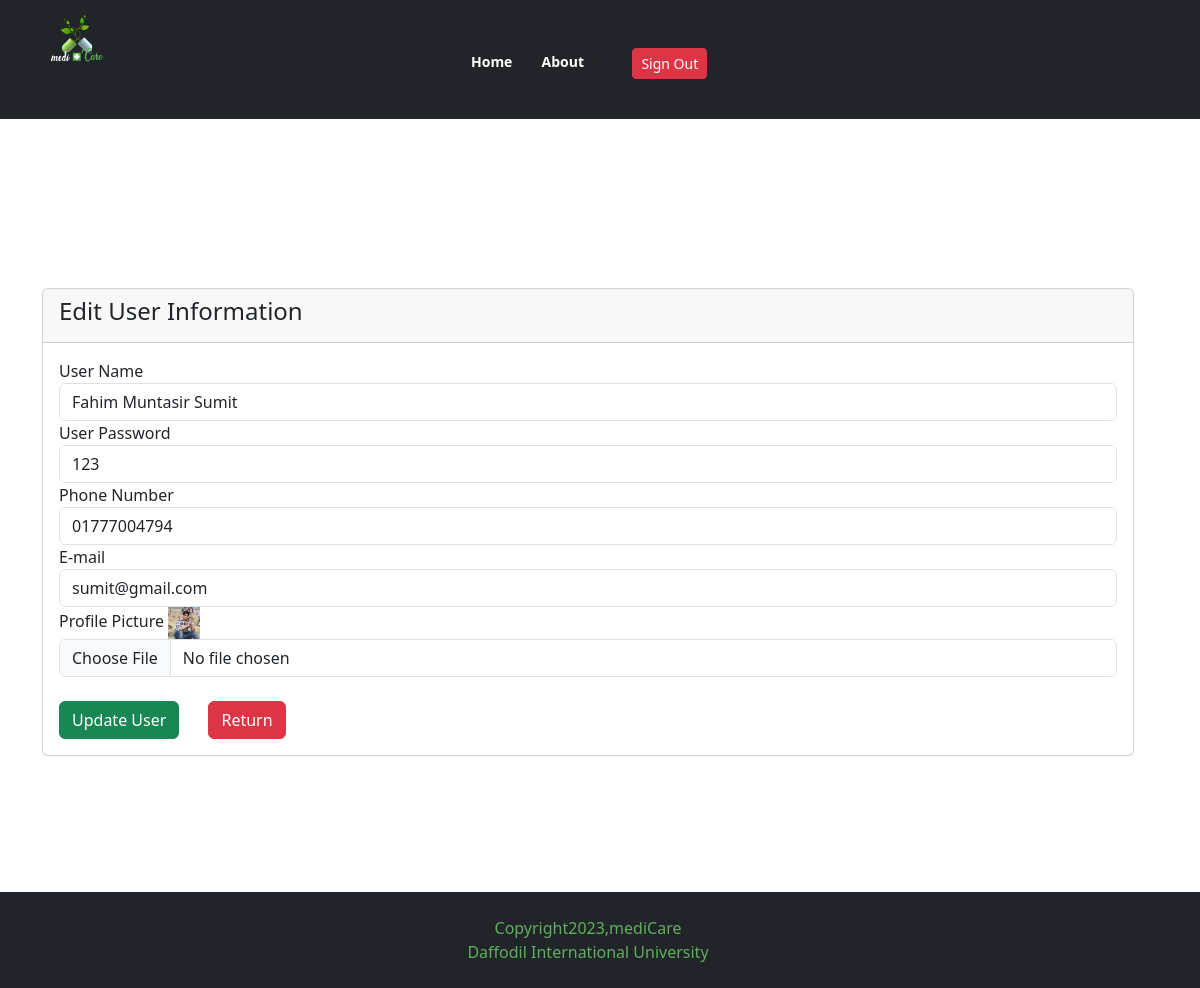
/admin_uedit.php?id=1 (signed in), run on the app's committed database.
### tables this page shows
CREATE TABLE `user` (
  `id` int(100) NOT NULL,
  `uname` varchar(100) NOT NULL,
  `upass` varchar(100) NOT NULL,
  `unumber` varchar(100) NOT NULL,
  `uemail` varchar(100) NOT NULL,
  `uimg` varchar(200) NOT NULL
);

### admin_uedit.php (the view, shortened to what this page needs)
<?php
include "connection.php";
 ?>
<!DOCTYPE html>
<html lang="en" dir="ltr">
  <head>
    <link rel="stylesheet" href="style.css">
    <link href="https://cdn.jsdelivr.net/npm/bootstrap@5.3.0-alpha3/dist/css/bootstrap.min.css" rel="stylesheet">
  </head>
  <body>
      <header class="header-section bg-dark">
        <div class="container">
          <div class="row">
            <div class="col-md-4">
              <div class="logo">
                  <img width="20%" src="img/medicare.png" alt="">
              </div>
            </div>
            <div class="col-md-8">
              <div class="nav mt-4">
                <ul  style="z-index: 4;" >
                  <li><a style="text-decoration: none;" href="admin_profile.php"> Home</a></li>
                  <li><a style="text-decoration: none;" href="admin_about.php"> About</a></li>
                  <<li><a style="padding: 10px; background: rgba(0,0,0,0); color: white; text-decoration: none;" href="admin_signout.php"><button type="button" class="btn btn-danger btn-sm">Sign Out</button></a></li>
                </ul>
              </div>
            </div>
          </div>
        </div>
      </header>
  <br><br><br><br>
  <br><br><br><br>
  <br><br><br><br>
  <div class="container">
        <div class="row">
          <div class="col-md-12">
            <div class="card">
              <div class="card-header">
                <h4>Edit User Information</h4>
              </div>
              <div class="card-body">
                <?php
                $id= $_GET['id'];
                $sql = "SELECT * FROM user WHERE id = '$id'";
                $result = mysqli_query($conn, $sql);
                if (mysqli_num_rows($result) > 0) {
                  foreach ($result as $row) {
                    ?>
                <form class="" action="admin_uedit2.php?id=<?php echo $id; ?>" method="post" enctype="multipart/form-data">
                  <div class="form-group">
                    <label for="">User Name</label>
                    <input type="text" class="form-control" placeholder="Enter username" name="uname" value="<?php echo $row['uname']; ?>" required>
                  </div>
                  <div class="form-group">
                    <label for="">User Password</label>
                    <input type="text" class="form-control" placeholder="Enter password" name="upass" value="<?php echo $row['upass']; ?>" required>
                  </div>
                  <div class="form-group">
                    <label for="">Phone Number</label>
                    <input type="text" class="form-control" placeholder="Enter phone number" name="unumber" value="<?php echo $row['unumber']; ?>" required>
                  </div>
                  <div class="form-group">
                    <label for="">E-mail</label>
                    <input type="email" class="form-control" placeholder="Enter email adderess" name="uemail" value="<?php echo $row['uemail']; ?>" required>
                  </div>
                  <div class="form-group">
                    <label for="">Profile Picture</label>
                    <img src="<?php echo 'user_img/'.$row['uimg']; ?>" width="3%" alt="img">
                    <input type="file" accept="image/*" class="form-control" name="uimg" value="" required>
                  </div>
                  <br>
                  <div class="form-group">
                    <button name="uedit" class="btn btn-success" value="Insert" type="submit" name="button" style="color:white;">Update User</button>
                    <a style="text-decoration: none; padding-left:25px;" href="admin_user.php"><button type="button" class="btn btn-danger" style="color:white;">Return</button></a>
                  </div>
                </form>
                <?php
                  }
                }
                else {
                  echo "No Record Available";
                }
               ?>
              </div>
            </div>
          </div>
        </div>
      </div>
    <header class="header-section">
      <br><br><br><br><br><br><br><br><br>
    </header>
    <header class="header-section bg-dark" style="margin-top:10%; position:fixed; bottom: 0px;>
      <div class="container">
        <div class="row" >
          <div class="col-md-12" style="text-align:center; padding:2%">
            <span style="color:#5FB05B;">Copyright2023,mediCare </br>Daffodil International University</span>
          </div>
        </div>
    </header>
    </body>
  </html>

### style.css (style rules this page uses)
* { padding: 0; margin: 0; }
body { font-family: 'Lato', sans-serif; font-size: 14px; line-height: 24px; }
h1, h2, h3, h4, h5, h6 { font-family: ; }
a { text-decoration: none; }
li { list-style-type: none; display: inline-block; }
.container { width: 1140px; margin: 0 auto; }
.row { width: 100%; float: left; }
.col-md-12 { width: 100%; float: left; }
.col-md-4 { width: 33.33%; float: left; }
.col-md-8 { width: 66.67%; float: left; }
.header-section { width: 100%; float: left; }
.logo { width: left; padding: 15px 0px; }
.header-section .nav { padding: 24px 0px; text-align: right; }
.header-section .nav ul li { margin-left: 25px; font-size: 14px; font-weight: 900; font-height: 24px; color: #000; }
.header-section .nav ul li a { transition: .7s; color: white; }

### data on the page
user: uname "Fahim Muntasir Sumit", upass "123", unumber "01777004794", uemail "sumit@gmail.com", uimg (picture)
